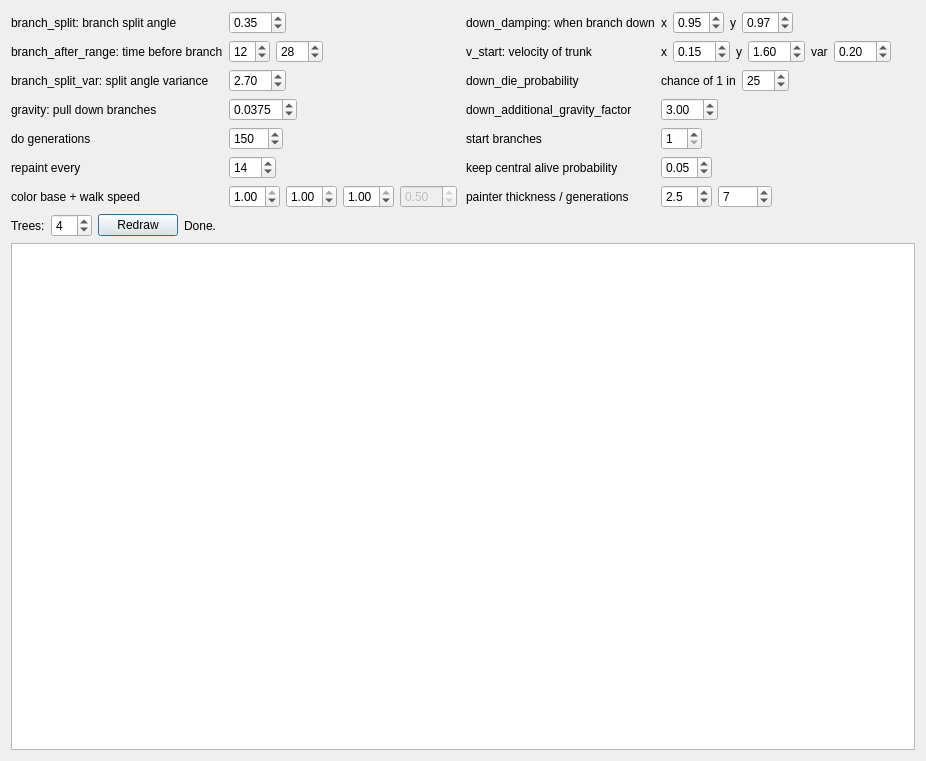
<?xml version="1.0" encoding="UTF-8"?>
<ui version="4.0">
 <class>Dialog</class>
 <widget class="QDialog" name="Dialog">
  <property name="geometry">
   <rect>
    <x>0</x>
    <y>0</y>
    <width>926</width>
    <height>761</height>
   </rect>
  </property>
  <property name="windowTitle">
   <string>Dialog</string>
  </property>
  <layout class="QVBoxLayout" name="verticalLayout">
   <item>
    <layout class="QHBoxLayout" name="horizontalLayout_2">
     <item>
      <layout class="QFormLayout" name="formLayout_2">
       <property name="fieldGrowthPolicy">
        <enum>QFormLayout::ExpandingFieldsGrow</enum>
       </property>
       <item row="0" column="0">
        <widget class="QLabel" name="label_2">
         <property name="text">
          <string>branch_split: branch split angle</string>
         </property>
        </widget>
       </item>
       <item row="0" column="1">
        <widget class="QDoubleSpinBox" name="branch_split">
         <property name="singleStep">
          <double>0.050000000000000</double>
         </property>
         <property name="value">
          <double>0.350000000000000</double>
         </property>
        </widget>
       </item>
       <item row="1" column="0">
        <widget class="QLabel" name="label_3">
         <property name="text">
          <string>branch_after_range: time before branch</string>
         </property>
        </widget>
       </item>
       <item row="1" column="1">
        <layout class="QHBoxLayout" name="horizontalLayout">
         <item>
          <widget class="QSpinBox" name="branch_after_min">
           <property name="singleStep">
            <number>4</number>
           </property>
           <property name="value">
            <number>12</number>
           </property>
          </widget>
         </item>
         <item>
          <widget class="QSpinBox" name="branch_after_max">
           <property name="maximum">
            <number>200</number>
           </property>
           <property name="singleStep">
            <number>4</number>
           </property>
           <property name="value">
            <number>28</number>
           </property>
          </widget>
         </item>
        </layout>
       </item>
       <item row="3" column="0">
        <widget class="QLabel" name="label_4">
         <property name="text">
          <string>branch_split_var: split angle variance</string>
         </property>
        </widget>
       </item>
       <item row="3" column="1">
        <widget class="QDoubleSpinBox" name="branch_split_var">
         <property name="singleStep">
          <double>0.100000000000000</double>
         </property>
         <property name="value">
          <double>2.700000000000000</double>
         </property>
        </widget>
       </item>
       <item row="4" column="0">
        <widget class="QLabel" name="label_5">
         <property name="text">
          <string>gravity: pull down branches</string>
         </property>
        </widget>
       </item>
       <item row="4" column="1">
        <widget class="QDoubleSpinBox" name="gravity">
         <property name="decimals">
          <number>4</number>
         </property>
         <property name="minimum">
          <double>-5.000000000000000</double>
         </property>
         <property name="maximum">
          <double>5.000000000000000</double>
         </property>
         <property name="singleStep">
          <double>0.002500000000000</double>
         </property>
         <property name="value">
          <double>0.037500000000000</double>
         </property>
        </widget>
       </item>
       <item row="5" column="0">
        <widget class="QLabel" name="label">
         <property name="text">
          <string>do generations</string>
         </property>
        </widget>
       </item>
       <item row="5" column="1">
        <widget class="QSpinBox" name="generations">
         <property name="maximum">
          <number>1000</number>
         </property>
         <property name="singleStep">
          <number>10</number>
         </property>
         <property name="value">
          <number>150</number>
         </property>
        </widget>
       </item>
       <item row="6" column="0">
        <widget class="QLabel" name="label_6">
         <property name="text">
          <string>repaint every</string>
         </property>
        </widget>
       </item>
       <item row="6" column="1">
        <widget class="QSpinBox" name="repaint">
         <property name="minimum">
          <number>1</number>
         </property>
         <property name="maximum">
          <number>250</number>
         </property>
         <property name="value">
          <number>14</number>
         </property>
        </widget>
       </item>
       <item row="7" column="0">
        <widget class="QLabel" name="label_20">
         <property name="text">
          <string>color base + walk speed</string>
         </property>
        </widget>
       </item>
       <item row="7" column="1">
        <layout class="QHBoxLayout" name="horizontalLayout_10">
         <item>
          <widget class="QDoubleSpinBox" name="r">
           <property name="decimals">
            <number>2</number>
           </property>
           <property name="maximum">
            <double>1.000000000000000</double>
           </property>
           <property name="singleStep">
            <double>0.050000000000000</double>
           </property>
           <property name="value">
            <double>1.000000000000000</double>
           </property>
          </widget>
         </item>
         <item>
          <widget class="QDoubleSpinBox" name="g">
           <property name="maximum">
            <double>1.000000000000000</double>
           </property>
           <property name="singleStep">
            <double>0.050000000000000</double>
           </property>
           <property name="value">
            <double>1.000000000000000</double>
           </property>
          </widget>
         </item>
         <item>
          <widget class="QDoubleSpinBox" name="b">
           <property name="maximum">
            <double>1.000000000000000</double>
           </property>
           <property name="singleStep">
            <double>0.050000000000000</double>
           </property>
           <property name="value">
            <double>1.000000000000000</double>
           </property>
          </widget>
         </item>
         <item>
          <widget class="QDoubleSpinBox" name="color_speed">
           <property name="enabled">
            <bool>false</bool>
           </property>
           <property name="maximum">
            <double>20.000000000000000</double>
           </property>
           <property name="singleStep">
            <double>0.500000000000000</double>
           </property>
           <property name="value">
            <double>0.500000000000000</double>
           </property>
          </widget>
         </item>
        </layout>
       </item>
      </layout>
     </item>
     <item>
      <layout class="QFormLayout" name="formLayout">
       <property name="fieldGrowthPolicy">
        <enum>QFormLayout::ExpandingFieldsGrow</enum>
       </property>
       <item row="1" column="0">
        <widget class="QLabel" name="label_7">
         <property name="text">
          <string>down_damping: when branch down</string>
         </property>
        </widget>
       </item>
       <item row="1" column="1">
        <layout class="QHBoxLayout" name="horizontalLayout_3">
         <item>
          <widget class="QLabel" name="label_8">
           <property name="text">
            <string>x</string>
           </property>
          </widget>
         </item>
         <item>
          <widget class="QDoubleSpinBox" name="down_damping_x">
           <property name="maximum">
            <double>5.000000000000000</double>
           </property>
           <property name="singleStep">
            <double>0.010000000000000</double>
           </property>
           <property name="value">
            <double>0.950000000000000</double>
           </property>
          </widget>
         </item>
         <item>
          <widget class="QLabel" name="label_9">
           <property name="text">
            <string>y</string>
           </property>
          </widget>
         </item>
         <item>
          <widget class="QDoubleSpinBox" name="down_damping_y">
           <property name="maximum">
            <double>5.000000000000000</double>
           </property>
           <property name="singleStep">
            <double>0.010000000000000</double>
           </property>
           <property name="value">
            <double>0.970000000000000</double>
           </property>
          </widget>
         </item>
        </layout>
       </item>
       <item row="3" column="0">
        <widget class="QLabel" name="label_10">
         <property name="text">
          <string>v_start: velocity of trunk</string>
         </property>
        </widget>
       </item>
       <item row="3" column="1">
        <layout class="QHBoxLayout" name="horizontalLayout_4">
         <item>
          <widget class="QLabel" name="label_11">
           <property name="text">
            <string>x</string>
           </property>
          </widget>
         </item>
         <item>
          <widget class="QDoubleSpinBox" name="v_start_x">
           <property name="singleStep">
            <double>0.100000000000000</double>
           </property>
           <property name="value">
            <double>0.150000000000000</double>
           </property>
          </widget>
         </item>
         <item>
          <widget class="QLabel" name="label_12">
           <property name="text">
            <string>y</string>
           </property>
          </widget>
         </item>
         <item>
          <widget class="QDoubleSpinBox" name="v_start_y">
           <property name="singleStep">
            <double>0.100000000000000</double>
           </property>
           <property name="value">
            <double>1.600000000000000</double>
           </property>
          </widget>
         </item>
         <item>
          <widget class="QLabel" name="label_13">
           <property name="text">
            <string>var</string>
           </property>
          </widget>
         </item>
         <item>
          <widget class="QDoubleSpinBox" name="v_start_var">
           <property name="singleStep">
            <double>0.100000000000000</double>
           </property>
           <property name="value">
            <double>0.200000000000000</double>
           </property>
          </widget>
         </item>
        </layout>
       </item>
       <item row="4" column="0">
        <widget class="QLabel" name="label_14">
         <property name="text">
          <string>down_die_probability</string>
         </property>
        </widget>
       </item>
       <item row="4" column="1">
        <layout class="QHBoxLayout" name="horizontalLayout_6">
         <item>
          <widget class="QLabel" name="label_15">
           <property name="text">
            <string>chance of 1 in</string>
           </property>
          </widget>
         </item>
         <item>
          <widget class="QSpinBox" name="down_die_probability">
           <property name="minimum">
            <number>1</number>
           </property>
           <property name="maximum">
            <number>500</number>
           </property>
           <property name="value">
            <number>25</number>
           </property>
          </widget>
         </item>
        </layout>
       </item>
       <item row="5" column="0">
        <widget class="QLabel" name="label_16">
         <property name="text">
          <string>down_additional_gravity_factor</string>
         </property>
        </widget>
       </item>
       <item row="5" column="1">
        <widget class="QDoubleSpinBox" name="down_additional_gravity">
         <property name="value">
          <double>3.000000000000000</double>
         </property>
        </widget>
       </item>
       <item row="6" column="0">
        <widget class="QLabel" name="label_17">
         <property name="text">
          <string>start branches</string>
         </property>
        </widget>
       </item>
       <item row="7" column="0">
        <widget class="QLabel" name="label_18">
         <property name="text">
          <string>keep central alive probability</string>
         </property>
        </widget>
       </item>
       <item row="6" column="1">
        <widget class="QSpinBox" name="start_branches">
         <property name="minimum">
          <number>1</number>
         </property>
         <property name="value">
          <number>1</number>
         </property>
        </widget>
       </item>
       <item row="7" column="1">
        <widget class="QDoubleSpinBox" name="keep_central">
         <property name="maximum">
          <double>1.000000000000000</double>
         </property>
         <property name="singleStep">
          <double>0.050000000000000</double>
         </property>
         <property name="value">
          <double>0.050000000000000</double>
         </property>
        </widget>
       </item>
       <item row="8" column="0">
        <widget class="QLabel" name="label_19">
         <property name="text">
          <string>painter thickness / generations</string>
         </property>
        </widget>
       </item>
       <item row="8" column="1">
        <layout class="QHBoxLayout" name="horizontalLayout_9">
         <item>
          <widget class="QDoubleSpinBox" name="painter_thickness">
           <property name="decimals">
            <number>1</number>
           </property>
           <property name="minimum">
            <double>0.100000000000000</double>
           </property>
           <property name="maximum">
            <double>50.000000000000000</double>
           </property>
           <property name="singleStep">
            <double>0.500000000000000</double>
           </property>
           <property name="value">
            <double>2.500000000000000</double>
           </property>
          </widget>
         </item>
         <item>
          <widget class="QSpinBox" name="painter_generations">
           <property name="minimum">
            <number>1</number>
           </property>
           <property name="maximum">
            <number>1000</number>
           </property>
           <property name="value">
            <number>7</number>
           </property>
          </widget>
         </item>
        </layout>
       </item>
      </layout>
     </item>
    </layout>
   </item>
   <item>
    <layout class="QHBoxLayout" name="horizontalLayout_7">
     <item>
      <widget class="QLabel" name="label_21">
       <property name="sizePolicy">
        <sizepolicy hsizetype="Fixed" vsizetype="Preferred">
         <horstretch>0</horstretch>
         <verstretch>0</verstretch>
        </sizepolicy>
       </property>
       <property name="text">
        <string>Trees:</string>
       </property>
      </widget>
     </item>
     <item>
      <widget class="QSpinBox" name="tree_count">
       <property name="sizePolicy">
        <sizepolicy hsizetype="Fixed" vsizetype="Fixed">
         <horstretch>0</horstretch>
         <verstretch>0</verstretch>
        </sizepolicy>
       </property>
       <property name="minimum">
        <number>1</number>
       </property>
       <property name="maximum">
        <number>20</number>
       </property>
       <property name="singleStep">
        <number>1</number>
       </property>
       <property name="value">
        <number>4</number>
       </property>
      </widget>
     </item>
     <item>
      <widget class="QPushButton" name="draw_buton">
       <property name="sizePolicy">
        <sizepolicy hsizetype="Fixed" vsizetype="Fixed">
         <horstretch>0</horstretch>
         <verstretch>0</verstretch>
        </sizepolicy>
       </property>
       <property name="text">
        <string>Redraw</string>
       </property>
      </widget>
     </item>
     <item>
      <widget class="QLabel" name="progress">
       <property name="text">
        <string>Done.</string>
       </property>
      </widget>
     </item>
    </layout>
   </item>
   <item>
    <widget class="QGraphicsView" name="image"/>
   </item>
  </layout>
 </widget>
 <resources/>
 <connections/>
</ui>
